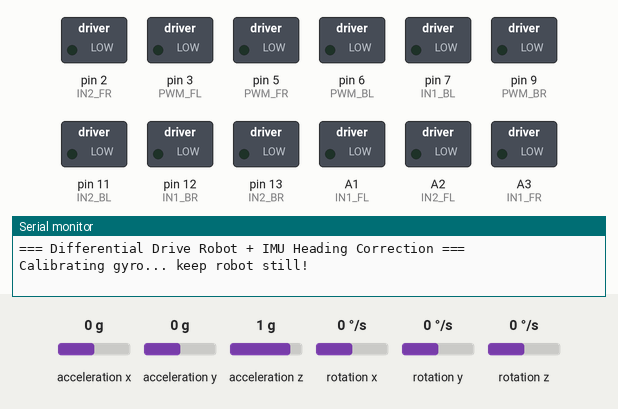
This sketch was run on a simulated Arduino Uno, built with avr-gcc and run on an emulated ATmega328P. Shown: switched loads named in the sketch (green lamp = pin HIGH), the last lines printed to the serial monitor. The inputs (shaded band) are chosen by the test bench; at power-on: rotation z 0 °/s, acceleration x 0 g, acceleration y 0 g, acceleration z 1 g, rotation x 0 °/s, rotation y 0 °/s.

Above: at 0.1 s.
At 5.1 s:
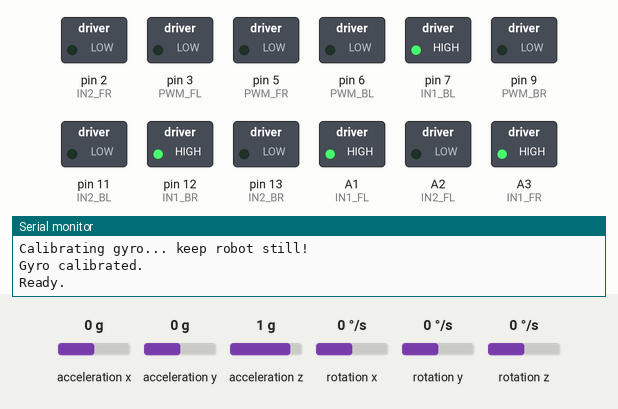
At 6.2 s:
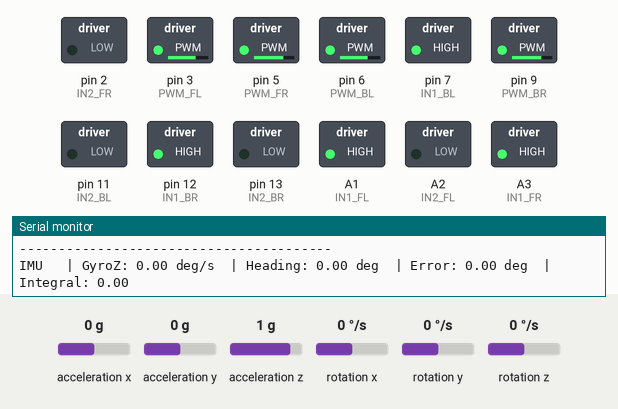
Timing chart, 0 to 5.5 s (numbered marks = the images above; inputs shaded):
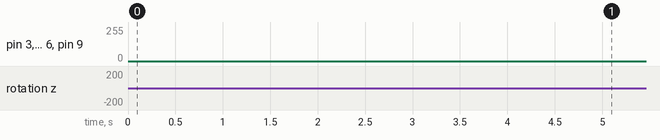

The sketch:

robot_encoders.ino
```cpp
/*
 * 4-Motor Differential Drive Robot
 * Open-Loop Motor Control + MPU-6050 IMU Heading Correction
 *
 * Board:   Arduino Uno / Nano
 * Libraries: Wire (built-in)
 *            MPU6050_light — Sketch -> Include Library -> Manage Libraries
 *                            Search: "MPU6050_light" by rfetick
 *
 * ── Drive Architecture ───────────────────────────────────────────────────────
 *
 *   L298N #1 handles FRONT motors (FL via CH-A, FR via CH-B)
 *   L298N #2 handles BACK  motors (BL via CH-A, BR via CH-B)
 *
 *   Motors run open-loop at a fixed PWM. The MPU-6050 gyro measures
 *   heading drift and trims left/right PWM to keep the robot driving straight.
 *
 * ── Pin Map ───────────────────────────────────────────────────────────────────
 *
 *   D0, D1  — reserved for Serial (do not use)
 *   D2      — IN2 FR    (FR reverse)
 *   D3      — PWM FL    (hardware PWM)
 *   D4      — free (spare)
 *   D5      — PWM FR    (hardware PWM)
 *   D6      — PWM BL    (hardware PWM)
 *   D7      — IN1 BL    (BL forward)
 *   D8      — free (spare)
 *   D9      — PWM BR    (hardware PWM)
 *   D10     — free (spare)
 *   D11     — IN2 BL    (BL reverse)
 *   D12     — IN1 BR    (BR forward)
 *   D13     — IN2 BR    (BR reverse)
 *   A0      — free (spare)
 *   A1      — IN1 FL    (FL forward)
 *   A2      — IN2 FL    (FL reverse)
 *   A3      — IN1 FR    (FR forward)
 *   A4      — IMU SDA   (MPU-6050)
 *   A5      — IMU SCL   (MPU-6050)
 *
 * ── Wiring Summary ───────────────────────────────────────────────────────────
 *
 *   L298N #1 — FRONT (FL=CH-A, FR=CH-B)   L298N #2 — BACK (BL=CH-A, BR=CH-B)
 *   ──────────────────────────────          ──────────────────────────────────
 *   ENA  → D3  (PWM, FL)                   ENA  → D6  (PWM, BL)
 *   IN1  → A1  (FL forward)                IN1  → D7  (BL forward)
 *   IN2  → A2  (FL reverse)                IN2  → D11 (BL reverse)
 *   ENB  → D5  (PWM, FR)                   ENB  → D9  (PWM, BR)
 *   IN3  → A3  (FR forward)                IN3  → D12 (BR forward)
 *   IN4  → D2  (FR reverse)                IN4  → D13 (BR reverse)
 *
 *   MPU-6050
 *   VCC → 3.3V or 5V
 *   GND → GND
 *   SDA → A4
 *   SCL → A5
 *   AD0 → GND  (sets I2C address to 0x68)
 *
 * ── Power ────────────────────────────────────────────────────────────────────
 *   - Motor battery (6-12V) → L298N Vs on both boards
 *   - L298N 5V jumper ON if battery <= 12V
 *   - Connect ALL GNDs: Arduino, both L298Ns, battery negative
 *   - Do NOT draw motor power from Arduino 5V pin
 */

#include <Wire.h>
#include <MPU6050_light.h>

// ════════════════════════════════════════════════════════════════════════════
//  PIN DEFINITIONS
// ════════════════════════════════════════════════════════════════════════════

// PWM pins — must be hardware PWM pins on Uno (3,5,6,9,10,11)
const uint8_t PWM_FL = 3;
const uint8_t PWM_FR = 5;
const uint8_t PWM_BL = 6;
const uint8_t PWM_BR = 9;

// Direction pins
const uint8_t IN1_FL = A1;  const uint8_t IN2_FL = A2;
const uint8_t IN1_FR = A3;  const uint8_t IN2_FR = 2;
const uint8_t IN1_BL = 7;   const uint8_t IN2_BL = 11;
const uint8_t IN1_BR = 12;  const uint8_t IN2_BR = 13;


// ════════════════════════════════════════════════════════════════════════════
//  CONFIGURATION
// ════════════════════════════════════════════════════════════════════════════

const unsigned long DIRECTION_CHANGE_DELAY_MS = 80;  // Brake pause on direction reversal (ms)
const unsigned long REPORT_INTERVAL_MS        = 200; // Serial print rate (ms)

// ── Drive speed ───────────────────────────────────────────────────────────────
// Base PWM sent to all motors (0-255). Adjust to change speed.
const int DRIVE_PWM = 180;

// ── Motor trim ────────────────────────────────────────────────────────────────
// Compensates for hardware motor imbalance before the PID gets involved.
// Positive value = boost right side / reduce left side (corrects drift right).
// Negative value = boost left side / reduce right side (corrects drift left).
// Start at 5 and increase in steps of 5 until the robot drives roughly straight
// before PID correction, then fine tune with headingKp.
const int TRIM = 5;


// ── IMU update rate ───────────────────────────────────────────────────────────
const unsigned long IMU_INTERVAL_MS = 10;    // Gyro sample rate — 100 Hz

// ── Heading PID gains ─────────────────────────────────────────────────────────
// Applied during straight driving only, after the acceleration ramp completes.
// Tuning guide:
//   headingKp — primary gain. Increase if robot drifts, decrease if it weaves.
//   headingKi — corrects persistent drift Kp alone can't eliminate.
//               Increase slowly in steps of 0.1 — too high causes slow oscillation.
//   headingKd — dampens overshoot. Uses gyroZ as the derivative signal.
//               Increase if robot corrects too aggressively and oscillates.
float headingKp = 1.5;
float headingKi = 0.0;
float headingKd = 0.05;


// ════════════════════════════════════════════════════════════════════════════
//  MOTOR STATE
// ════════════════════════════════════════════════════════════════════════════

// Non-blocking direction change state
int           motorDirection[4] = {1, 1, 1, 1};
bool          motorBraking[4]   = {false, false, false, false};
int           motorPending[4]   = {0, 0, 0, 0};
unsigned long brakeStart[4]     = {0, 0, 0, 0};


// ════════════════════════════════════════════════════════════════════════════
//  IMU STATE
// ════════════════════════════════════════════════════════════════════════════

MPU6050       mpu(Wire);
float         totalAngleZ       = 0.0;
float         gyroZ             = 0.0;
unsigned long lastIMUTime       = 0;

// Heading PID state
float         targetHeading     = 0.0;
bool          drivingStraight   = false;
float         headingIntegral   = 0.0;
float         headingPrevError  = 0.0;
unsigned long lastHeadingPIDTime = 0;


// ════════════════════════════════════════════════════════════════════════════
//  TIMING
// ════════════════════════════════════════════════════════════════════════════

unsigned long lastReportTime = 0;
unsigned long sequenceStart  = 0;


// ════════════════════════════════════════════════════════════════════════════
//  MOTOR DRIVER
//  speed: -255 (full reverse) to +255 (full forward), 0 = brake
// ════════════════════════════════════════════════════════════════════════════

void applyMotor(uint8_t pwmPin, uint8_t in1, uint8_t in2, int speed) {
  if (speed > 0) {
    digitalWrite(in1, HIGH); digitalWrite(in2, LOW);
  } else if (speed < 0) {
    digitalWrite(in1, LOW);  digitalWrite(in2, HIGH);
  } else {
    digitalWrite(in1, HIGH); digitalWrite(in2, HIGH);  // Active brake
  }
  analogWrite(pwmPin, abs(speed));
}

void setMotor(uint8_t idx, uint8_t pwmPin, uint8_t in1, uint8_t in2, int speed) {
  speed = constrain(speed, -255, 255);
  int newDirection = (speed > 0) ? 1 : (speed < 0) ? -1 : 0;

  // Non-blocking direction reversal — brake briefly before switching
  if (newDirection != 0 && motorDirection[idx] != 0 && newDirection != motorDirection[idx]) {
    motorBraking[idx]   = true;
    motorPending[idx]   = speed;
    brakeStart[idx]     = millis();
    motorDirection[idx] = 0;
    applyMotor(pwmPin, in1, in2, 0);
    return;
  }

  if (!motorBraking[idx]) {
    motorDirection[idx] = newDirection;
    applyMotor(pwmPin, in1, in2, speed);
  }
}

void updateBrakes() {
  unsigned long now = millis();
  if (motorBraking[0] && now - brakeStart[0] >= DIRECTION_CHANGE_DELAY_MS) {
    motorBraking[0]   = false;
    motorDirection[0] = (motorPending[0] > 0) ? 1 : -1;
    applyMotor(PWM_FL, IN1_FL, IN2_FL, motorPending[0]);
  }
  if (motorBraking[1] && now - brakeStart[1] >= DIRECTION_CHANGE_DELAY_MS) {
    motorBraking[1]   = false;
    motorDirection[1] = (motorPending[1] > 0) ? 1 : -1;
    applyMotor(PWM_FR, IN1_FR, IN2_FR, motorPending[1]);
  }
  if (motorBraking[2] && now - brakeStart[2] >= DIRECTION_CHANGE_DELAY_MS) {
    motorBraking[2]   = false;
    motorDirection[2] = (motorPending[2] > 0) ? 1 : -1;
    applyMotor(PWM_BL, IN1_BL, IN2_BL, motorPending[2]);
  }
  if (motorBraking[3] && now - brakeStart[3] >= DIRECTION_CHANGE_DELAY_MS) {
    motorBraking[3]   = false;
    motorDirection[3] = (motorPending[3] > 0) ? 1 : -1;
    applyMotor(PWM_BR, IN1_BR, IN2_BR, motorPending[3]);
  }
}

void setFL(int s) { setMotor(0, PWM_FL, IN1_FL, IN2_FL, s); }
void setFR(int s) { setMotor(1, PWM_FR, IN1_FR, IN2_FR, s); }
void setBL(int s) { setMotor(2, PWM_BL, IN1_BL, IN2_BL, s); }
void setBR(int s) { setMotor(3, PWM_BR, IN1_BR, IN2_BR, s); }


// ════════════════════════════════════════════════════════════════════════════
//  MOVEMENT API
// ════════════════════════════════════════════════════════════════════════════

void setSides(int leftPWM, int rightPWM) {
  setFL(leftPWM);  setBL(leftPWM);
  setFR(rightPWM); setBR(rightPWM);
}

// Internal version used by heading correction — trim already applied
void _setSidesRaw(int leftPWM, int rightPWM) {
  setFL(leftPWM);  setBL(leftPWM);
  setFR(rightPWM); setBR(rightPWM);
}

void driveAll(int pwm) {
  if (!drivingStraight) {
    // Capture heading at t=0 — PID corrects back to this heading after ramp
    targetHeading      = totalAngleZ;
    drivingStraight    = true;
    headingIntegral    = 0.0;
    headingPrevError   = 0.0;
    lastHeadingPIDTime = millis();
  }
  setSides(pwm, pwm);
}

void stopAll() {
  drivingStraight  = false;
  headingIntegral  = 0.0;
  headingPrevError = 0.0;
  setSides(0, 0);
}

void turnLeft(int pwm)               { drivingStraight = false; setSides(-pwm,  pwm);   }
void turnRight(int pwm)              { drivingStraight = false; setSides( pwm, -pwm);   }
void curveLeft(int outer, int inner) { drivingStraight = false; setSides(inner, outer); }
void curveRight(int outer, int inner){ drivingStraight = false; setSides(outer, inner); }


// ════════════════════════════════════════════════════════════════════════════
//  SERIAL OUTPUT
// ════════════════════════════════════════════════════════════════════════════

void printData() {
  float headingError = drivingStraight ? (targetHeading - totalAngleZ) : 0.0;
  Serial.println(F("----------------------------------------"));
  Serial.print(F("IMU   | GyroZ: "));      Serial.print(gyroZ, 2);
  Serial.print(F(" deg/s  | Heading: "));  Serial.print(totalAngleZ, 2);
  Serial.print(F(" deg  | Error: "));      Serial.print(headingError, 2);
  Serial.print(F(" deg  | Integral: "));   Serial.println(headingIntegral, 2);
}


// ════════════════════════════════════════════════════════════════════════════
//  SETUP
// ════════════════════════════════════════════════════════════════════════════

void setup() {
  Serial.begin(115200);
  Serial.println(F("=== Differential Drive Robot + IMU Heading Correction ==="));

  // IMU
  Wire.begin();
  byte status = mpu.begin();
  if (status != 0) {
    Serial.print(F("MPU6050 init failed: "));
    Serial.println(status);
    while (1);
  }
  Serial.println(F("Calibrating gyro... keep robot still!"));
  delay(2000);
  mpu.calcGyroOffsets();
  Serial.println(F("Gyro calibrated."));
  lastIMUTime = millis();

  // Motor driver pins
  pinMode(PWM_FL, OUTPUT); pinMode(PWM_FR, OUTPUT);
  pinMode(PWM_BL, OUTPUT); pinMode(PWM_BR, OUTPUT);
  pinMode(IN1_FL, OUTPUT); pinMode(IN2_FL, OUTPUT);
  pinMode(IN1_FR, OUTPUT); pinMode(IN2_FR, OUTPUT);
  pinMode(IN1_BL, OUTPUT); pinMode(IN2_BL, OUTPUT);
  pinMode(IN1_BR, OUTPUT); pinMode(IN2_BR, OUTPUT);

  // Ensure motors off at startup
  setFL(0); setFR(0); setBL(0); setBR(0);

  lastReportTime = millis();
  sequenceStart  = millis();
  Serial.println(F("Ready."));
}


// ════════════════════════════════════════════════════════════════════════════
//  LOOP
// ════════════════════════════════════════════════════════════════════════════

void loop() {
  unsigned long now = millis();

  // ── Non-blocking brake release ────────────────────────────────────────────
  updateBrakes();

  // ── IMU update (100 Hz) ───────────────────────────────────────────────────
  if (now - lastIMUTime >= IMU_INTERVAL_MS) {
    float dt_imu = (now - lastIMUTime) / 1000.0;
    lastIMUTime  = now;
    mpu.update();
    gyroZ        = mpu.getGyroZ();
    totalAngleZ += gyroZ * dt_imu;
  }

  // ── Motion sequence ───────────────────────────────────────────────────────
  unsigned long elapsed = now - sequenceStart;
  if (elapsed < 5000) {
    driveAll(DRIVE_PWM);
  } else {
    stopAll();
  }

  // ── IMU heading PID correction ────────────────────────────────────────────
  // Suppressed during ramp — engages only once at full speed
  if (drivingStraight) {
    unsigned long nowH = millis();
    float dt_h         = (nowH - lastHeadingPIDTime) / 1000.0;
    lastHeadingPIDTime = nowH;

    float headingError   = targetHeading - totalAngleZ;
    headingIntegral     += headingError * dt_h;
    headingIntegral      = constrain(headingIntegral, -30.0 / (headingKi + 0.001), 30.0 / (headingKi + 0.001));
    float headingDerivative = -gyroZ;  // gyroZ is already the rate of change

    float headingCorrection = (headingKp * headingError)
                            + (headingKi * headingIntegral)
                            + (headingKd * headingDerivative);
    headingCorrection = constrain(headingCorrection, -50.0, 50.0);

    int leftPWM  = constrain((DRIVE_PWM - TRIM) + (int)headingCorrection, 0, 255);
    int rightPWM = constrain((DRIVE_PWM + TRIM) - (int)headingCorrection, 0, 255);
    _setSidesRaw(leftPWM, rightPWM);
  }

  // ── Serial report ─────────────────────────────────────────────────────────
  if (now - lastReportTime >= REPORT_INTERVAL_MS) {
    printData();
    lastReportTime = now;
  }
}
```
